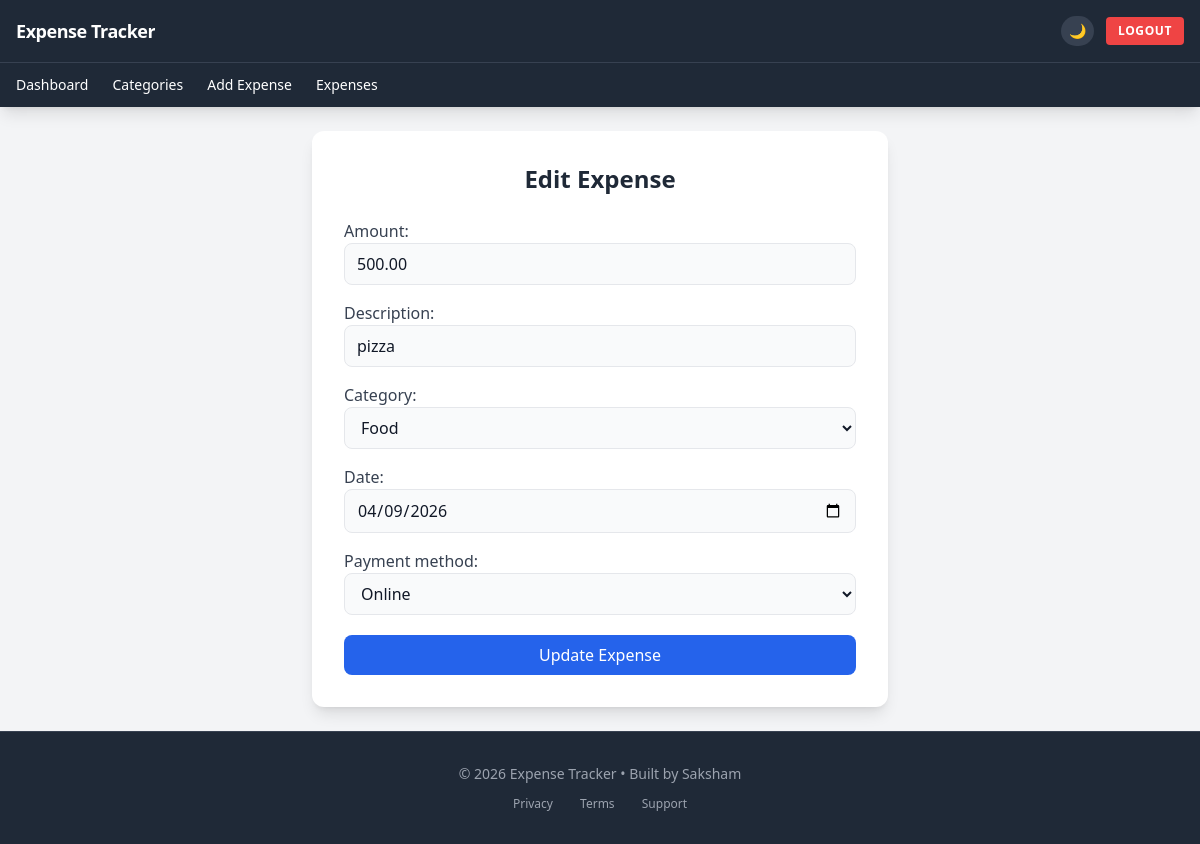
The app's page /edit-expense/20/ (signed in) with its own data.
### expenses/models.py (models this page shows, shortened)
class Expense(models.Model):
    user = models.ForeignKey(User, on_delete=models.CASCADE)
    amount = models.DecimalField(max_digits=10, decimal_places=2)
    category = models.ForeignKey(Category, on_delete=models.CASCADE)
    description = models.CharField(max_length=255)
    date = models.DateField()
    PAYMENT_CHOICES = [
    ('CASH', 'Cash'),
    ('CARD', 'Card'),
    ('ONLINE', 'Online')
]
    payment_method = models.CharField(max_length=10, choices=PAYMENT_CHOICES)
    created_at = models.DateTimeField(auto_now_add=True)

### expenses/views.py (the view)
# urls.py: path('edit-expense/<int:id>/', views.edit_expense, name='edit_expense'),
@login_required
def edit_expense(request, id):
    expense = get_object_or_404(Expense, id=id, user=request.user)
    if request.method == "POST":
        form = ExpenseForm(request.POST, instance=expense)
        if form.is_valid():
            form.save()
            return redirect("expense_list")
    else:
        form = ExpenseForm(instance=expense)
    return render(request, "edit_expense.html", {"form": form})

### expenses/forms.py
class ExpenseForm(forms.ModelForm):
    class Meta:
        model = Expense
        fields = ["amount","description","category","date","payment_method"]
        widgets = {
"amount": forms.NumberInput(attrs={"class":"w-full border rounded-lg px-3 py-2 bg-gray-50 dark:bg-gray-700 text-gray-900 dark:text-gray-100"}),
"description": forms.TextInput(attrs={"class":"w-full border rounded-lg px-3 py-2 bg-gray-50 dark:bg-gray-700 text-gray-900 dark:text-gray-100"}),
"category": forms.Select(attrs={"class":"w-full border rounded-lg px-3 py-2 bg-gray-50 dark:bg-gray-700 text-gray-900 dark:text-gray-100"}),
"date": forms.DateInput(attrs={"type":"date","class":"w-full border rounded-lg px-3 py-2 bg-gray-50 dark:bg-gray-700 text-gray-900 dark:text-gray-100"}),
"payment_method": forms.Select(attrs={"class":"w-full border rounded-lg px-3 py-2 bg-gray-50 dark:bg-gray-700 text-gray-900 dark:text-gray-100"}),
}
    def __init__(self, *args, **kwargs):
        user = kwargs.pop('user', None)
        super().__init__(*args, **kwargs)
        if user:
            self.fields['category'].queryset = Category.objects.filter(user=user)

### expenses/models.py (called while the page is built)
    def __str__(self):
        return self.name

### templates/edit_expense.html (shortened to what this page needs)
{% extends "base.html" %}
{% block content %}
<div class="max-w-xl mx-auto bg-white dark:bg-gray-800 shadow-lg rounded-xl p-8">
<h2 class="text-2xl font-semibold mb-6 text-center text-gray-800 dark:text-gray-100">
Edit Expense
</h2>
<form method="POST" class="space-y-5">
<div class="space-y-4 text-gray-700 dark:text-gray-300">
{{ form.as_p }}
</div>
<button
type="submit"
class="w-full bg-blue-600 hover:bg-blue-700 text-white py-2 rounded-lg transition duration-200 font-medium"
>
Update Expense
</button>
</form>
</div>
{% endblock %}

### records on screen
Expense: amount "500.00", description "pizza", category "Food", date "04/09/2026", payment_method "Online"
